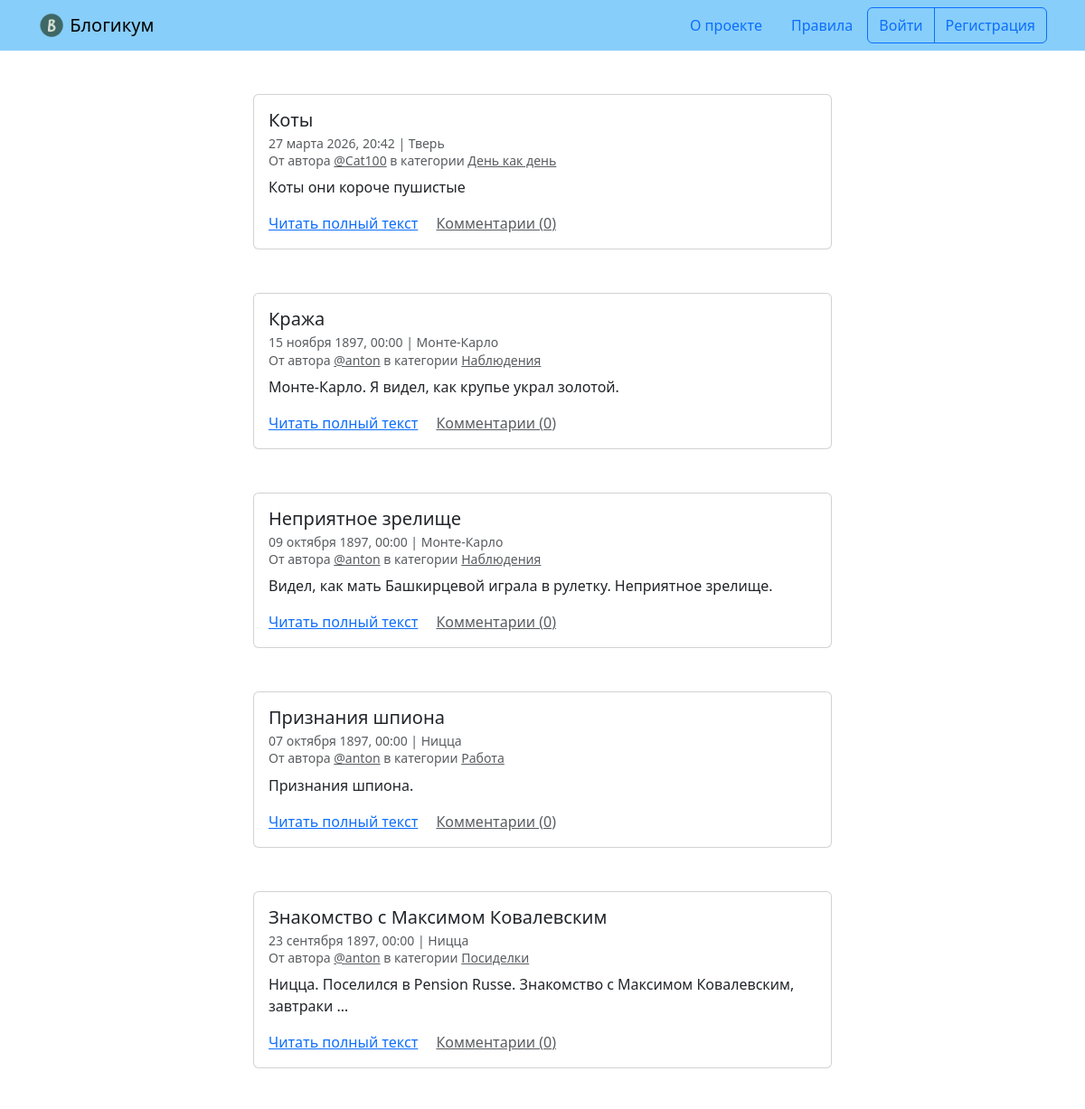
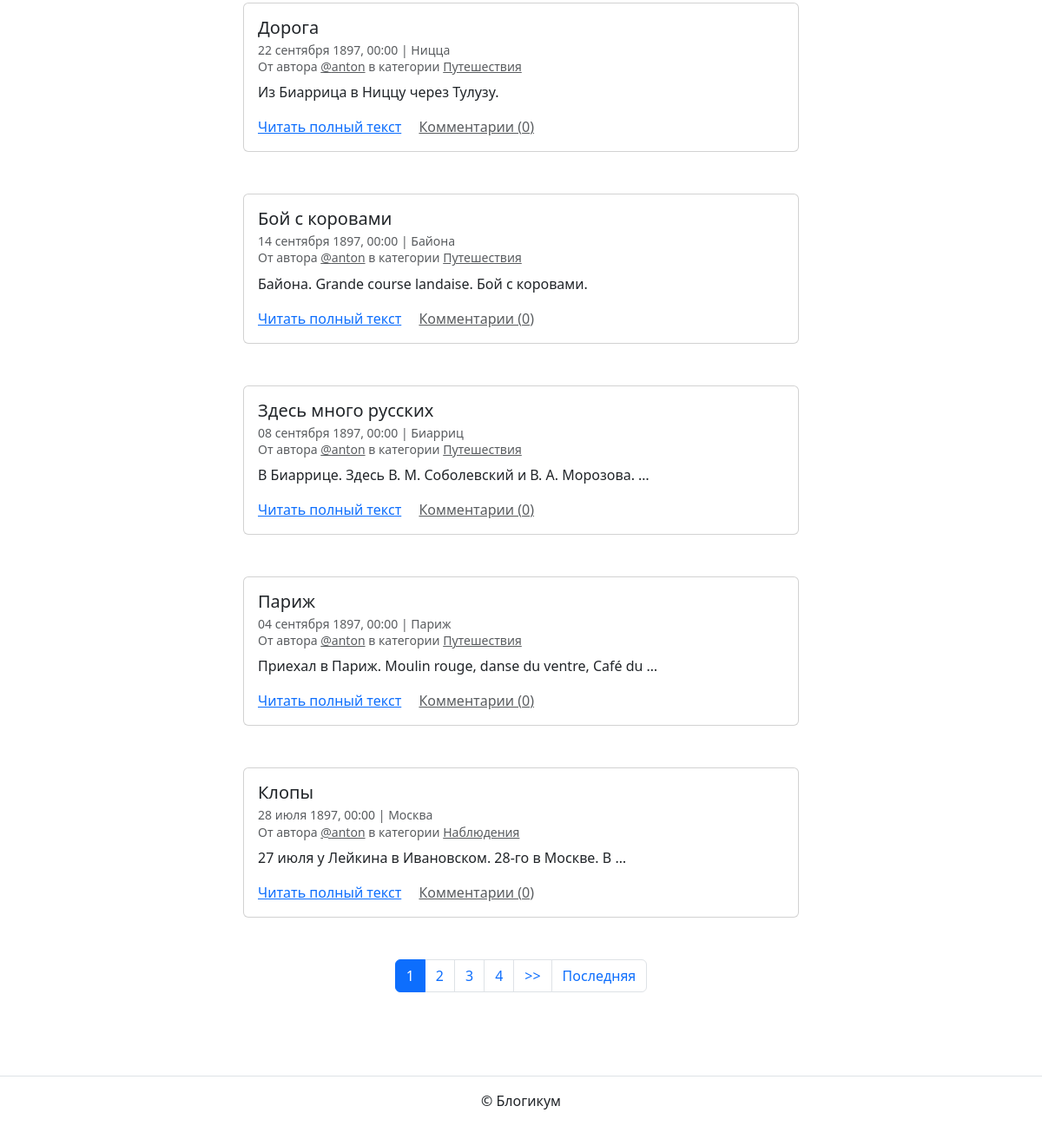
The page / on the database its author committed (2 pictures, top to bottom).
### blog/models.py (models this page shows)
class Post(models.Model):
    title = models.CharField(max_length=256, verbose_name="Заголовок")
    text = models.TextField(verbose_name="Текст")
    pub_date = models.DateTimeField(
        verbose_name="Дата и время публикации",
        help_text="Если установить дату и время в"
                  " будущем — можно делать отложенные публикации.",
    )
    author = models.ForeignKey(
        User,
        on_delete=models.CASCADE,
        verbose_name="Автор публикации",
    )
    location = models.ForeignKey(
        Location,
        on_delete=models.SET_NULL,
        null=True,
        verbose_name="Местоположение",
    )
    category = models.ForeignKey(
        Category,
        on_delete=models.SET_NULL,
        null=True,
        verbose_name="Категория",
    )
    is_published = models.BooleanField(
        default=True,
        verbose_name="Опубликовано",
        help_text="Снимите галочку, чтобы скрыть публикацию.",
    )
    created_at = models.DateTimeField(
        auto_now_add=True,
        verbose_name="Добавлено",
    )
    image = models.ImageField(
        upload_to='posts/',
        blank=True,
        null=True,
        verbose_name='Изображение'
    )
    class Meta:
        verbose_name = "публикация"
        verbose_name_plural = "Публикации"

class Location(models.Model):
    name = models.CharField(
        max_length=256,
        verbose_name="Название места",
    )
    is_published = models.BooleanField(
        default=True,
        verbose_name="Опубликовано",
        help_text="Снимите галочку, чтобы скрыть публикацию.",
    )
    created_at = models.DateTimeField(
        auto_now_add=True,
        verbose_name="Добавлено",
    )
    class Meta:
        verbose_name = "местоположение"
        verbose_name_plural = "Местоположения"

class Category(models.Model):
    title = models.CharField(max_length=256, verbose_name="Заголовок")
    description = models.TextField(verbose_name="Описание")
    slug = models.SlugField(
        unique=True,
        verbose_name="Идентификатор",
        help_text="Идентификатор страницы для URL; разрешены символы "
                  "латиницы, цифры, дефис и подчёркивание.",
    )
    is_published = models.BooleanField(
        default=True,
        verbose_name="Опубликовано",
        help_text="Снимите галочку, чтобы скрыть публикацию.",
    )
    created_at = models.DateTimeField(
        auto_now_add=True,
        verbose_name="Добавлено",
    )
    class Meta:
        verbose_name = "категория"
        verbose_name_plural = "Категории"

### blog/views.py (the view)
# urls.py: path("", views.index, name="index"),
def index(request):
    today = date.today()
    posts = (
        Post.objects.select_related("category")
        .filter(
            is_published=True,
            pub_date__lte=today,
            category__is_published=True,
        )
        .select_related("category", "location", "author")
        .order_by("-pub_date")
    )
    paginator = Paginator(posts, 10)
    page_number = request.GET.get('page')
    page_obj = paginator.get_page(page_number)
    context = {"page_obj": page_obj}
    return render(request, "blog/index.html", context)

### templates/blog/index.html (shortened to what this page needs)
{% extends "base.html" %}
{% block content %}
  {% for post in page_obj %}
    <article class="mb-5">
      {% include "includes/post_card.html" %}
    </article>
  {% endfor %}
  {% include "includes/paginator.html" %}
{% endblock %}

### templates/base.html (shortened to what this page needs)
{% load static %}
{% load django_bootstrap5 %}
<!DOCTYPE html>
<html lang="ru">
  <head>
    {% bootstrap_css %}
  </head>
  <body>
    {% include "includes/header.html" %}
    <main>
      <div class="container py-5">
        {% block content %}{% endblock %}
      </div>
    </main>
    {% include "includes/footer.html" %}
  </body>
</html>

### templates/includes/header.html
{% load static %}
<header>
  <nav class="navbar navbar-light" style="background-color: lightskyblue">
    <div class="container">
      <a class="navbar-brand" href="{% url 'blog:index' %}">
        <img src="{% static 'img/logo.png' %}" width="30" height="30" class="d-inline-block align-top" alt="">
        Блогикум
      </a>
      {% with request.resolver_match.view_name as view_name %}
        <ul class="nav  nav-pills">
          <li class="nav-item">
            <a class="nav-link {% if view_name == 'pages:about' %} text-white {% endif %}" href="{% url 'pages:about' %}">
              О проекте
            </a>
          </li>
          <li class="nav-item">
            <a class="nav-link {% if view_name == 'pages:rules' %} text-white {% endif %}" href="{% url 'pages:rules' %}">
              Правила
            </a>
          </li>
          {% if user.is_authenticated %}
            <div class="btn-group" role="group" aria-label="Basic outlined example">
              <button type="button" class="btn btn-outline-primary"><a class="text-decoration-none text-reset"
                  href="{% url 'blog:create_post' %}">Написать пост</a></button>
              <button type="button" class="btn btn-outline-primary"><a class="text-decoration-none text-reset"
                  href="{% url 'blog:profile' user.username %}">{{ user.username }}</a></button>
              <button type="button" class="btn btn-outline-primary"><a class="text-decoration-none text-reset"
                  href="{% url 'logout' %}">Выйти</a></button>
            </div>
          {% else %}
            <div class="btn-group" role="group" aria-label="Basic outlined example">
              <button type="button" class="btn btn-outline-primary"><a class="text-decoration-none text-reset"
                  href="{% url 'login' %}">Войти</a></button>
              <button type="button" class="btn btn-outline-primary"><a class="text-decoration-none text-reset"
                  href="{% url 'pages:registration' %}">Регистрация</a></button>
            </div>
          {% endif %}
        </ul>
      {% endwith %}
    </div>
  </nav>
</header>

### templates/includes/post_card.html (shortened to what this page needs)
<div class="col d-flex justify-content-center">
  <div class="card" style="width: 40rem;">
    <div class="card-body">
      <h5 class="card-title">{{ post.title }}</h5>
      <h6 class="card-subtitle mb-2 text-muted">
        <small>
          {{ post.pub_date|date:"d E Y, H:i" }} | {% if post.location and post.location.is_published %}{{ post.location.name }}{% else %}Планета Земля{% endif %}<br>
          От автора <a class="text-muted" href="{% url 'blog:profile' post.author.username %}">@{{ post.author.username }}</a> в
          категории {% include "includes/category_link.html" %}
        </small>
      </h6>
      <p class="card-text">{{ post.text|truncatewords:10 }}</p>
      <a href="{% url 'blog:post_detail' post.id %}" class="card-link">Читать полный текст</a>
      <a href="{% url 'blog:post_detail' post.id %}" class="card-link text-muted">Комментарии ({{ post.comments.count }})</a>
  </div>
</div>

### templates/includes/category_link.html
<a class="text-muted" href="{% url 'blog:category_posts' post.category.slug %}">
  {{ post.category.title }}
</a>

### templates/includes/paginator.html (shortened to what this page needs)
{% if page_obj.has_other_pages %}
  <nav aria-label="Page navigation" class="my-5">
    <ul class="pagination justify-content-center">
      {% for i in page_obj.paginator.page_range %}
        {% if page_obj.number == i %}
          <li class="page-item active">
            <span class="page-link">{{ i }}</span>
          </li>
        {% else %}
          <li class="page-item">
            <a class="page-link" href="?page={{ i }}">{{ i }}</a>
          </li>
        {% endif %}
      {% endfor %}
      {% if page_obj.has_next %}
        <li class="page-item">
          <a class="page-link" href="?page={{ page_obj.next_page_number }}">
            >>
          </a>
        </li>
        <li class="page-item">
          <a class="page-link" href="?page={{ page_obj.paginator.num_pages }}">
            Последняя
          </a>
        </li>
      {% endif %}
    </ul>
  </nav>
{% endif %}

### templates/includes/footer.html
<footer class="border-top text-center py-3">
  <p>© Блогикум</p>
</footer>

### rows shown on the page
Post: title "Коты", pub_date "27 марта 2026, 20:42", location.name "Тверь", author.username "Cat100", category "День как день", text "Коты они короче пушистые", comments.count "0"
Post: title "Кража", pub_date "15 ноября 1897, 00:00", location.name "Монте-Карло", author.username "anton", category "Наблюдения", text "Монте-Карло. Я видел, как крупье украл золотой.", comments.count "0"
Post: title "Неприятное зрелище", pub_date "09 октября 1897, 00:00", location.name "Монте-Карло", author.username "anton", category "Наблюдения", text "Видел, как мать Башкирцевой играла в рулетку. Неприятное зрелище.", comments.count "0"
Post: title "Признания шпиона", pub_date "07 октября 1897, 00:00", location.name "Ницца", author.username "anton", category "Работа", text "Признания шпиона.", comments.count "0"
Post: title "Знакомство с Максимом Ковалевским", pub_date "23 сентября 1897, 00:00", location.name "Ницца", author.username "anton", category "Посиделки", text "Ницца. Поселился в Pension Russe. Знакомство с Максимом Ковалевским, завтраки …", comments.count "0"
Post: title "Дорога", pub_date "22 сентября 1897, 00:00", location.name "Ницца", author.username "anton", category "Путешествия", text "Из Биаррица в Ниццу через Тулузу.", comments.count "0"
Post: title "Бой с коровами", pub_date "14 сентября 1897, 00:00", location.name "Байона", author.username "anton", category "Путешествия", text "Байона. Grande course landaise. Бой с коровами.", comments.count "0"
Post: title "Здесь много русских", pub_date "08 сентября 1897, 00:00", location.name "Биарриц", author.username "anton", category "Путешествия", text "В Биаррице. Здесь В. М. Соболевский и В. А. Морозова. …", comments.count "0"
Post: title "Париж", pub_date "04 сентября 1897, 00:00", location.name "Париж", author.username "anton", category "Путешествия", text "Приехал в Париж. Moulin rouge, danse du ventre, Café du …", comments.count "0"
Post: title "Клопы", pub_date "28 июля 1897, 00:00", location.name "Москва", author.username "anton", category "Наблюдения", text "27 июля у Лейкина в Ивановском. 28-го в Москве. В …", comments.count "0"

### other values the page prints
{{ i }} "1"
{{ i }} "2" "3" "4"
